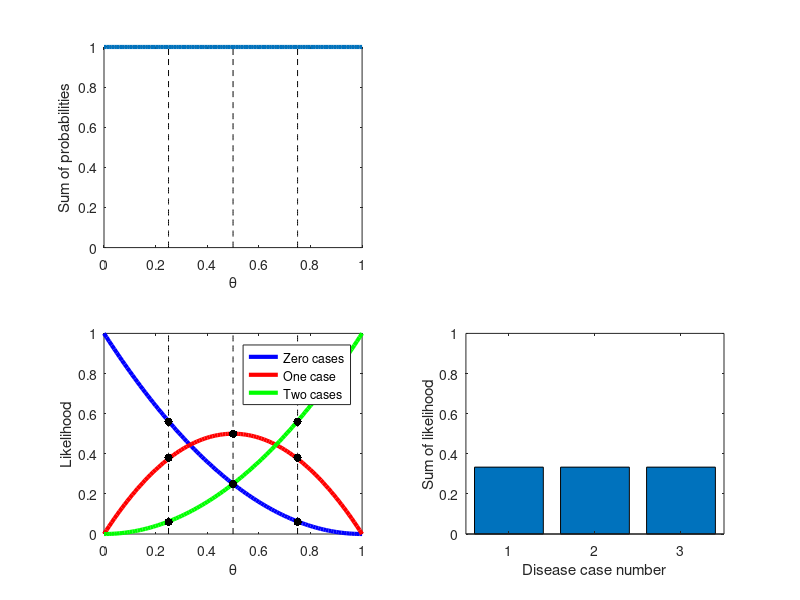

This chart was generated by the following MATLAB code:
clear; close all; clc;

N = 2;
c_beta1 = 0;
c_beta2 = 1;
c_beta3 = 2;
v_theta = 0:0.01:1;
v_likelihood1 = binopdf(c_beta1,N,v_theta);
v_likelihood2 = binopdf(c_beta2,N,v_theta);
v_likelihood3 = binopdf(c_beta3,N,v_theta);
subplot(2,2,3),plot(v_theta,v_likelihood1,'b','LineWidth',3)
hold on
plot(v_theta,v_likelihood2,'r','LineWidth',3)
plot(v_theta,v_likelihood3,'g','LineWidth',3)
plot(0.25*ones(length(v_theta),1),0:0.01:1,'k--')
plot(0.5*ones(length(v_theta),1),0:0.01:1,'k--')
plot(0.75*ones(length(v_theta),1),0:0.01:1,'k--')
scatter([0.25,0.25,0.25,0.5,0.5,0.75,0.75,0.75],[0.56,0.38,0.06,0.25,0.5,0.56,0.38,0.06],'k','filled')

xlabel('\theta')
ylabel('Likelihood')
legend('Zero cases','One case','Two cases')
hold off
subplot(2,2,1),plot(v_theta,v_likelihood1+v_likelihood2+v_likelihood3,'LineWidth',3)
hold on
plot(0.25*ones(length(v_theta),1),0:0.01:1,'k--')
plot(0.5*ones(length(v_theta),1),0:0.01:1,'k--')
plot(0.75*ones(length(v_theta),1),0:0.01:1,'k--')
ylim([0 1])
ylabel('Sum of probabilities')
xlabel('\theta')
hold off
v_integrals = [1/3,1/3,1/3]
subplot(2,2,4),bar(v_integrals)
xlabel('Disease case number')
ylabel('Sum of likelihood')
ylim([0 1])